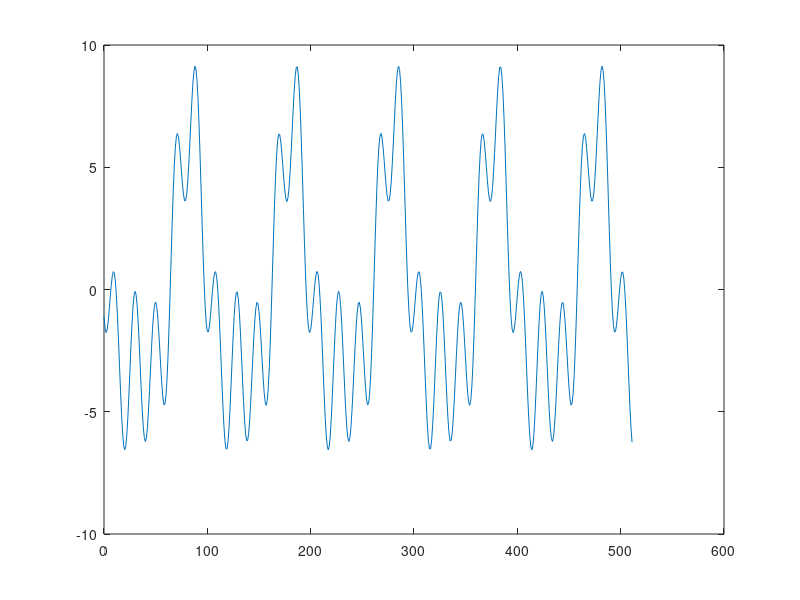
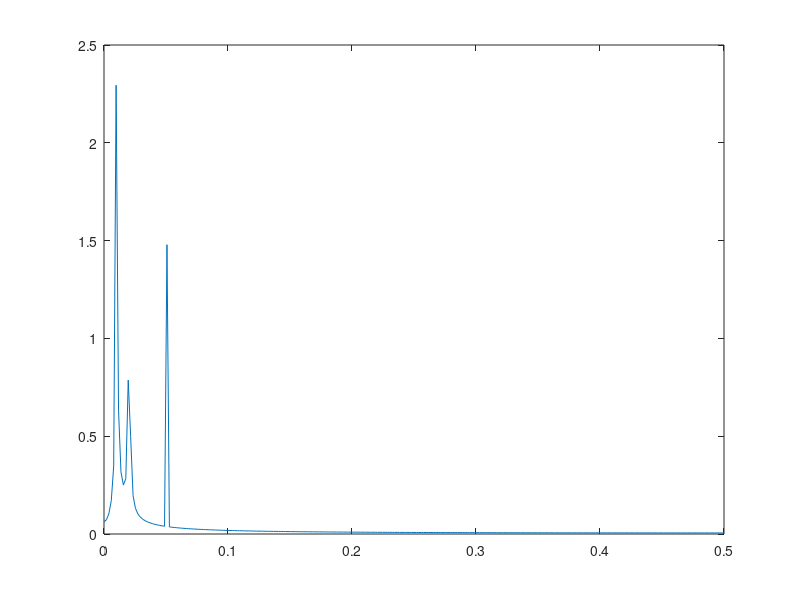
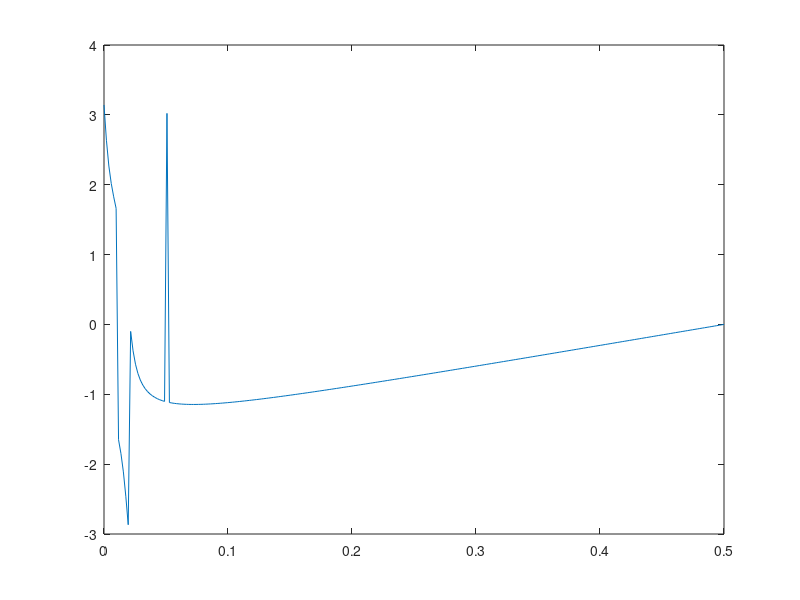

The MATLAB script that drew these images, in order:
% R1.a)
M=512;
w0=5.2*2*pi/M;
samples=0:M-1;
for n=1:length(samples)
   x(n)=5*cos(w0*samples(n) +1)+ 2*cos(2*w0*samples(n) +2) +...
       3*cos(5*w0*samples(n) + 3); 
end

% R1.b)
plot(samples,x);

% R1.c)
N=512;
dfourier=fft(x);
fs=1;
f=fs*(0:N/2)/N;
figure()
plot(f,abs(dfourier(1:512/2 +1)/512))
figure()
plot(f,angle(dfourier(1:512/2 +1)/512))

% R1.d)
% determine the 3 maximum in the vector and its indices
[sortedv, indices] = sort(abs(dfourier(1:512/2 +1)/512), 'descend');
max3=sortedv(1:3);
ind3=indices(1:3);
freq3=[f(ind3(1)),f(ind3(2)),f(ind3(3))];





